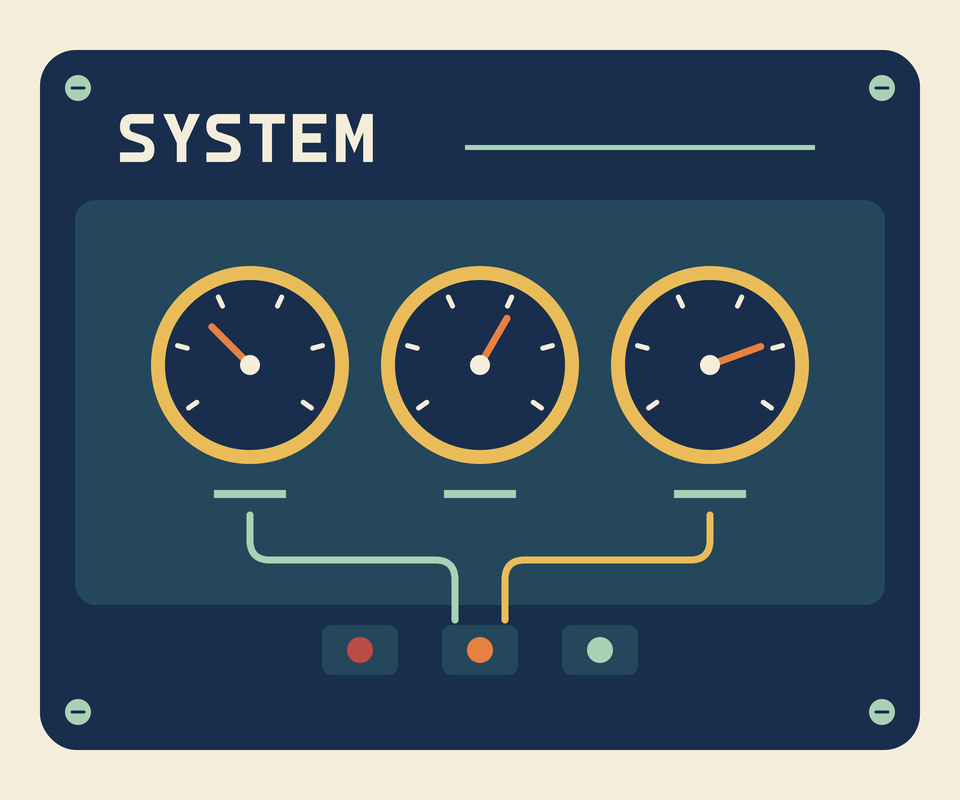
#> input picture samples/challenges/complex_instrument_panel.png, 960 x 800 px; its folder holds only this picture in this run
$ python -i imageio.py   (imports and definitions only)   (older library calls are emulated)
#> lines starting #> are read from the running program, lines starting #| are printed output that depends on the picture; after the words box and inside, x2 and y2 are one past the last pixel; in counts of white or black regions, pixels touching at a corner belong together
from __future__ import annotations

from pathlib import Path

import cv2
import numpy as np
from PIL import Image, ImageOps, UnidentifiedImageError
from scipy import ndimage as ndi

from .config import Config
from .scene import Loaded


class ImageLoadError(ValueError):
    """The input is missing, unreadable or not a supported image."""


# [103 lines left out: functions _to_8bit, _png16_rgba, open_rgba, noise_fraction, not called in this run]


def interior_noise_fraction(rgb: np.ndarray, alpha: np.ndarray | None = None) -> float:
    """Median-residual noise measured only in flat interiors, away from edges.

    `noise_fraction` is confounded by edge density: dense anti-aliased edges on clean art
    produce a large median-residual fraction without any real noise. Uniform Gaussian noise,
    by contrast, reaches deep into flat interiors while anti-aliased residual stays confined
    to thin fringes next to edges. Restricting the same `>6` residual test to pixels at least
    3px from any gradient edge isolates true mild noise (where the global fraction is masked
    by edges) from clean edge-dense art. Returns 0.0 when too few interior pixels remain to
    measure reliably (e.g. heavy noise where the global branch already fires)."""
    med = cv2.medianBlur(rgb, 3).astype(np.int16)
    diff = np.abs(rgb.astype(np.int16) - med).max(axis=2)
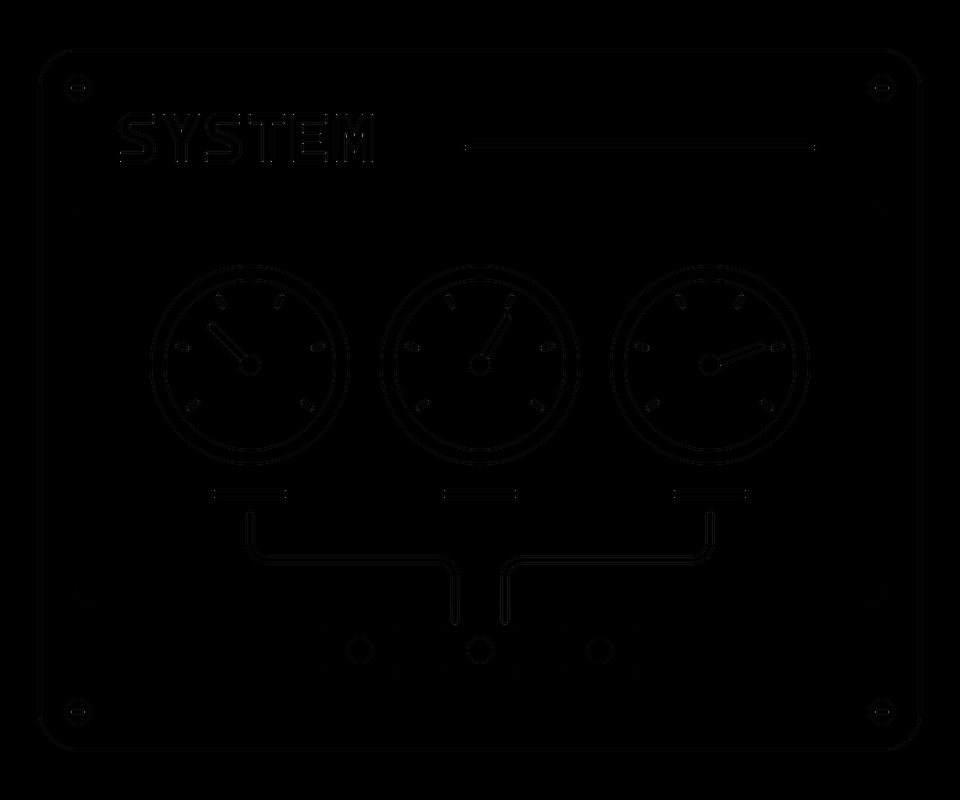
#> diff: shape (800, 960) int16; min 0, max 179, mean 0.3
    gray = cv2.cvtColor(rgb, cv2.COLOR_RGB2GRAY)
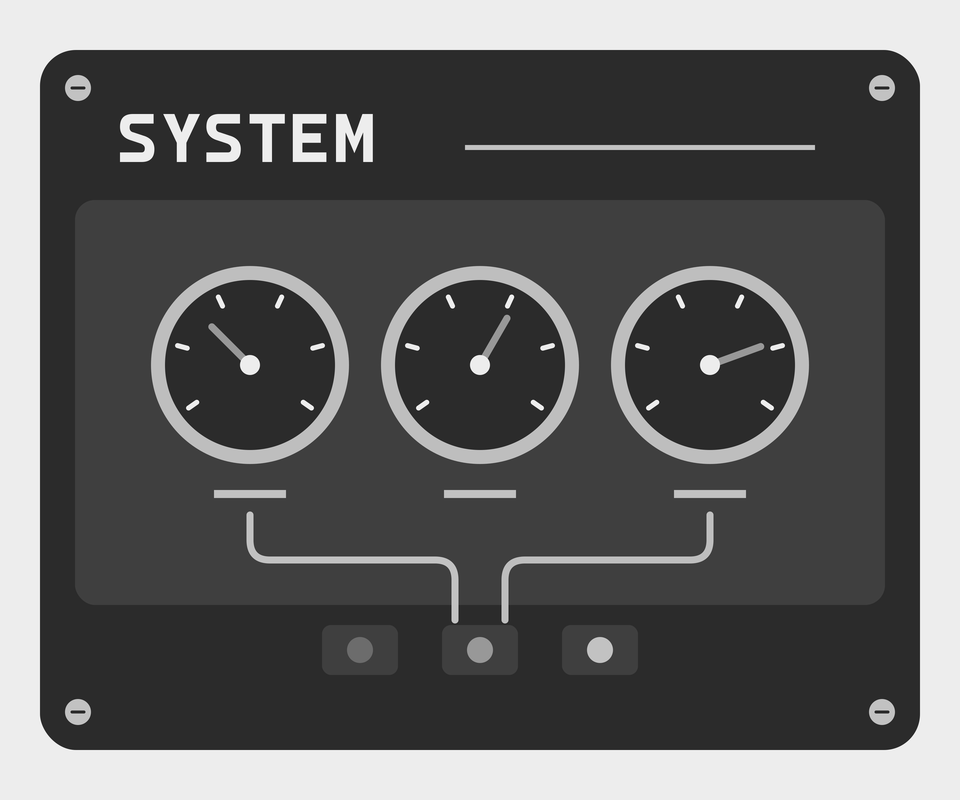
#> gray: shape (800, 960); min 18, max 253, mean 96.8
    gx = cv2.Sobel(gray, cv2.CV_32F, 1, 0, ksize=3)
    gy = cv2.Sobel(gray, cv2.CV_32F, 0, 1, ksize=3)
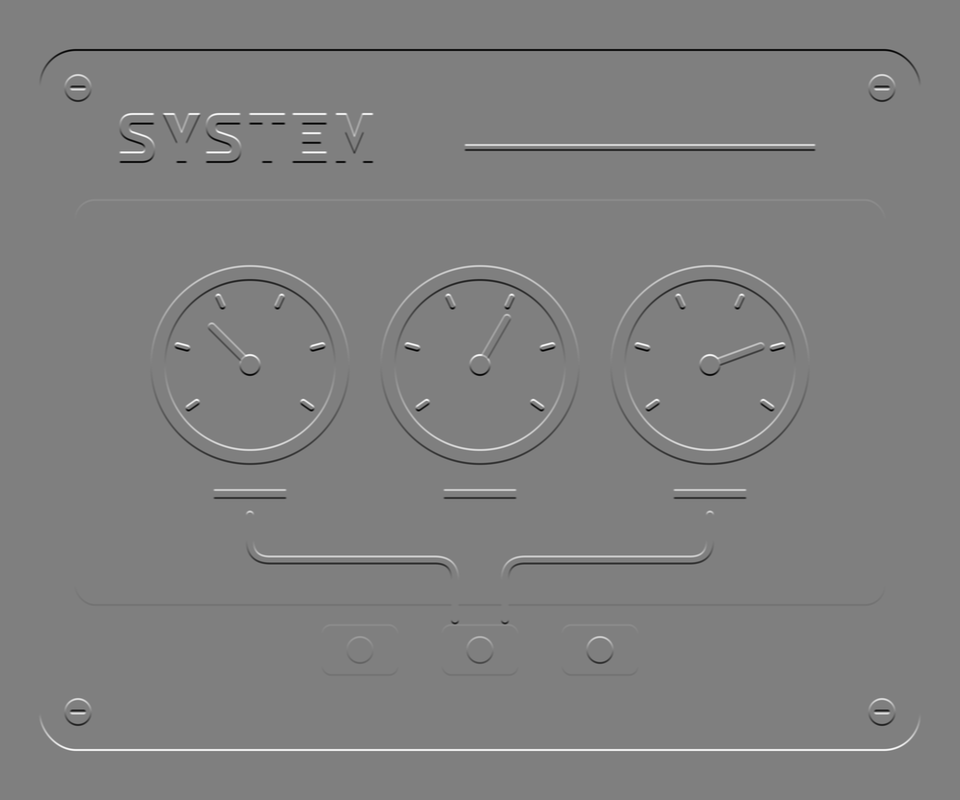
#> gy: shape (800, 960) float32; min -882, max 882, mean 0; drawn with min black and max white
    edge = np.hypot(gx, gy) > 20
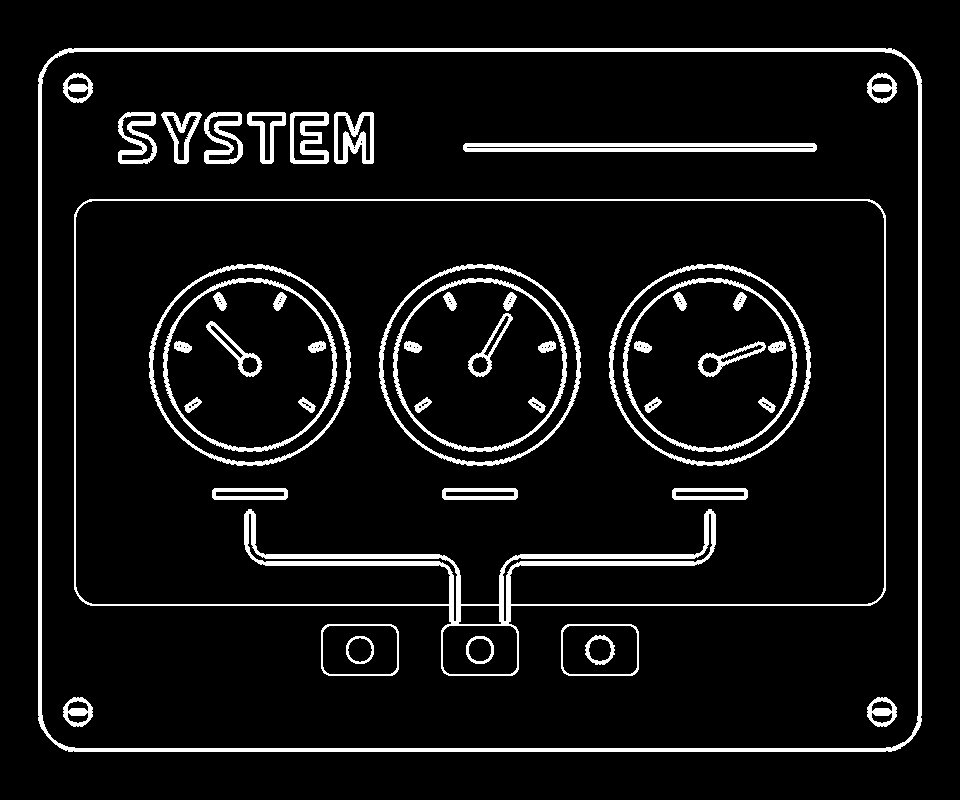
#> edge: shape (800, 960) bool; 7.2% white; 48 white regions, largest, box (x1, y1, x2, y2) and area: (38, 48, 922, 752) 12404, (74, 199, 886, 676) 11083, (463, 143, 817, 152) 2828
    interior = ndi.distance_transform_edt(~edge) >= 3
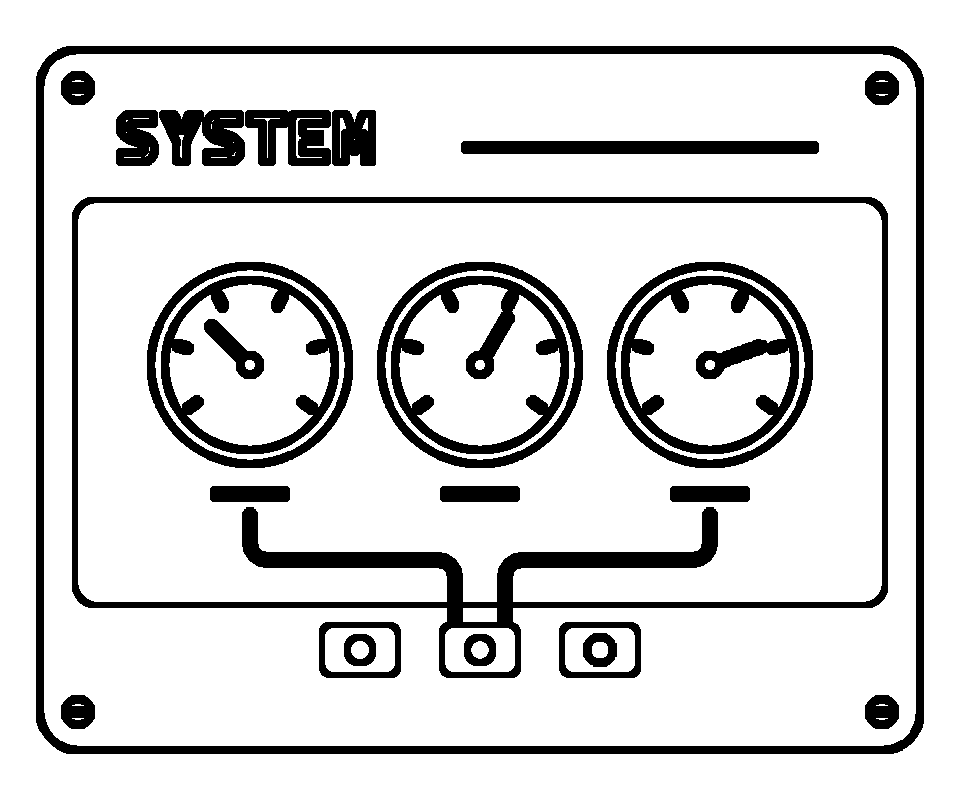
#> interior: shape (800, 960) bool; 84.4% white; 26 black regions, largest, box (x1, y1, x2, y2) and area: (72, 197, 888, 678) 25592, (36, 46, 924, 754) 25065, (621, 276, 799, 454) 7956
    if alpha is not None:
        interior &= alpha > 250
    if int(interior.sum()) < 100:
        return 0.0
    return float((diff[interior] > 6).mean())


# [23 lines left out: function load_image, not called in this run]

>>> import cv2
>>> picture = cv2.cvtColor(cv2.imread('../../samples/challenges/complex_instrument_panel.png'), cv2.COLOR_BGR2RGB)
>>> result = interior_noise_fraction(picture)
#> result = 0
